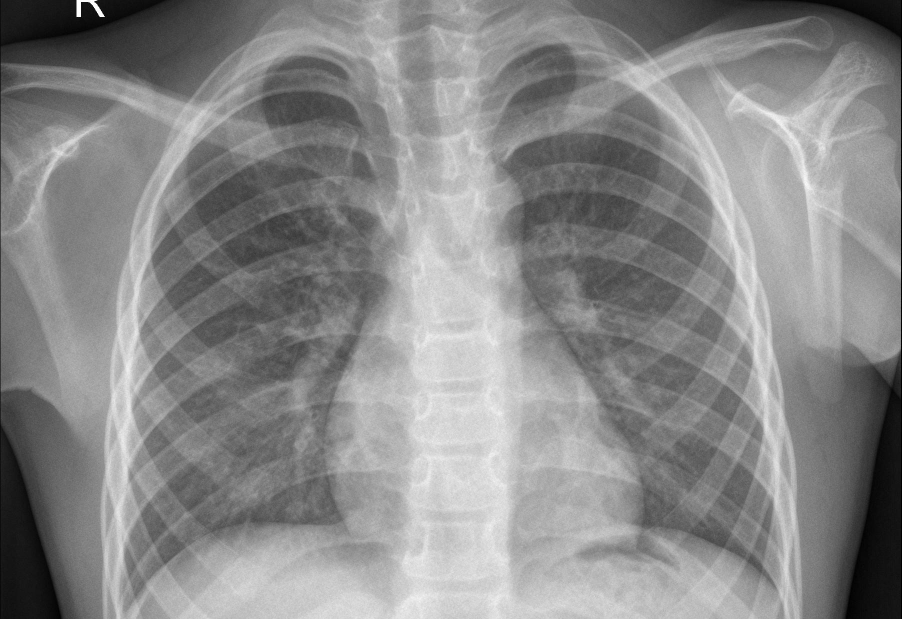
#> input picture chest_xray/chest_xray/test/NORMAL/IM-0015-0001.jpeg, 1803 x 1238 px, found by its file name (shown at 1/2 size); its folder holds only this picture in this run
$ python main.py
#> lines starting #> are read from the running program, lines starting #| are printed output that depends on the picture
### SVM.py
import numpy as np
from sklearn.metrics import precision_score, recall_score, f1_score
from tqdm import tqdm

class SVM:
    def __init__(self, C = 1.0, lr = 0.01, n_iterations = 1000):
        self.C = C
        self.lr = lr
        self.n_iterations = n_iterations
        self.W = None
        self.b = None

    def fit(self, X, y):
        N, dim = X.shape
        self.W = np.zeros(dim)
        self.b = 0

        pbar = tqdm(range(self.n_iterations), desc = "Training Custom SVM")
        for epoch in pbar:
            for i in range(N):
                x_i = X[i]
                y_i = y[i]

                y_pred = np.dot(x_i, self.W) + self.b

                if y_i * y_pred >= 1:
                    dW = self.W / N
                    db = 0
                else:
                    dW = (self.W / N) + self.C * (-y_i * x_i)
                    db = self.C * (-y_i)

                self.W -= self.lr * dW
                self.b -= self.lr * db

    def predict(self, X):
        return np.dot(X, self.W) + self.b

    def get_metrics(self, X, y):
        y_pred_raw = self.predict(X)
        y_pred = np.where(y_pred_raw >= 0, 1, -1)

        p = precision_score(y, y_pred, zero_division=0)
        r = recall_score(y, y_pred, zero_division=0)
        f1 = f1_score(y, y_pred, zero_division=0)

        return {"Precision": p, "Recall": r, "F1": f1}

### main.py
import os
import cv2 as cv
import numpy as np
from tqdm import tqdm
from sklearn.svm import SVC
from sklearn.metrics import precision_score, recall_score, f1_score

from SVM import SVM

BASE_DIR = "chest_xray/chest_xray"

def collect_data(split="train"):
    normal = "NORMAL"
    pneumonia = "PNEUMONIA"

    images = []
    labels = []

    # Tải ảnh Normal
    normal_dir = os.path.join(BASE_DIR, split, normal)
    if os.path.exists(normal_dir):
        for img_file in tqdm(os.listdir(normal_dir), desc=f"Loading {split} - Normal"):
            img_path = os.path.join(normal_dir, img_file)
            img = cv.imread(img_path)
            if img is not None:
                img = cv.cvtColor(img, cv.COLOR_BGR2GRAY)
                img = cv.resize(img, (128, 128), interpolation=cv.INTER_LINEAR_EXACT)
                images.append(img.flatten())
                labels.append(-1)

    # Tải ảnh Pneumonia
    pneumonia_dir = os.path.join(BASE_DIR, split, pneumonia)
    if os.path.exists(pneumonia_dir):
        for img_file in tqdm(os.listdir(pneumonia_dir), desc=f"Loading {split} - Pneumonia"):
            img_path = os.path.join(pneumonia_dir, img_file)
            img = cv.imread(img_path)
            if img is not None:
                img = cv.cvtColor(img, cv.COLOR_BGR2GRAY)
                img = cv.resize(img, (128, 128), interpolation=cv.INTER_LINEAR_EXACT)
                images.append(img.flatten())
                labels.append(1)

    X = np.stack(images, axis=0)
    X = (X - X.mean()) / X.std()
    y = np.array(labels)

    return X, y

if __name__ == "__main__":
    X_train, y_train = collect_data("train")
#> in collect_data, img is the input picture: shape (1238, 1803, 3); min 0, max 255, mean 136.6
#> in collect_data, `img = cv.resize(img, (128, 128), interpolation=cv.INTER_LINEAR_EXACT)`:
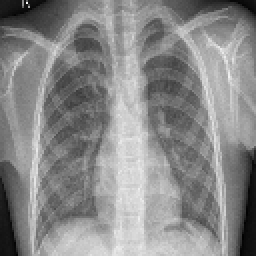
#> img: shape (128, 128) (shown 2 times larger); min 1, max 250, mean 136.7
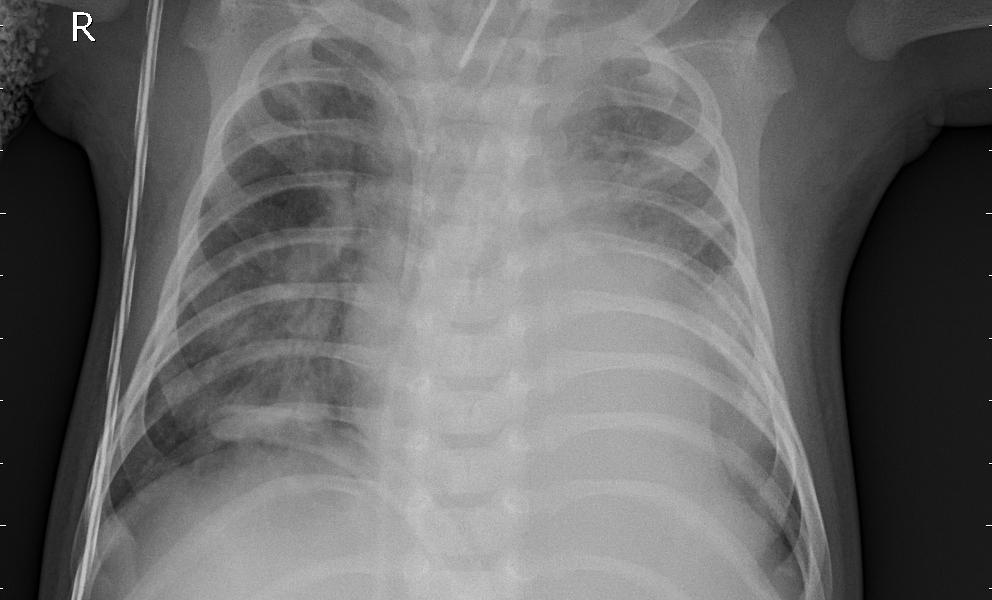
#> input picture chest_xray/chest_xray/test/PNEUMONIA/person111_bacteria_533.jpeg, 992 x 600 px, found by its file name
#> in collect_data, img is the input picture: shape (600, 992, 3); min 0, max 255, mean 105.8
#> in collect_data, `img = cv.resize(img, (128, 128), interpolation=cv.INTER_LINEAR_EXACT)`:
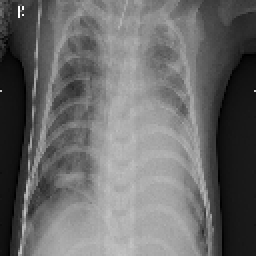
#> img: shape (128, 128) (shown 2 times larger); min 0, max 255, mean 105.9
#> y_train = [-1, 1]
    X_test, y_test = collect_data("test")
#> y_test = [-1, 1]


    # ASSIGNMENT 1:
    print("\nASSIGNMENT 1")
    model = SVM(
        C=1.0,
        lr=0.01,
        n_iterations=1000
    )

    model.fit(X_train, y_train)
#> after the loop in fit, `for epoch in pbar:`: self.W = 16384 values, max 0.0196 at index 649, min -0.0173 at index 4979, mean -0.00249; self.b = 0

    scores = model.get_metrics(X_test, y_test)
#> in get_metrics, `y_pred_raw = self.predict(X)`: y_pred_raw = [-41.69, 62.47]
#> in get_metrics, `y_pred = np.where(y_pred_raw >= 0, 1, -1)`: y_pred = [-1, 1]
#> in get_metrics, `p = precision_score(y, y_pred, zero_division=0)`: p = 1
#> scores = {'Precision': 1, 'Recall': 1, 'F1': 1}
    for scorer in scores:
        score = scores[scorer]
        print(f"{scorer}: {score}")
#> this loop made 3 passes
#> scorer on passes 1 to 3: 'Precision', 'Recall', 'F1'
#| Precision: 1.0
#| Recall: 1.0
#| F1: 1.0

    # ASSIGNMENT 2
    print("\nASSIGNMENT 2")
    sklearn_model = SVC(kernel='linear', C=1.0)
    sklearn_model.fit(X_train, y_train)

    y_pred_sklearn = sklearn_model.predict(X_test)
#> y_pred_sklearn = [-1, 1]

    p_sk = precision_score(y_test, y_pred_sklearn, zero_division=0)
#> p_sk = 1
    r_sk = recall_score(y_test, y_pred_sklearn, zero_division=0)
#> r_sk = 1
    f1_sk = f1_score(y_test, y_pred_sklearn, zero_division=0)
#> f1_sk = 1

    print(f"Precision: {p_sk}")
#| Precision: 1.0
    print(f"Recall: {r_sk}")
#| Recall: 1.0
    print(f"F1: {f1_sk}")
#| F1: 1.0
